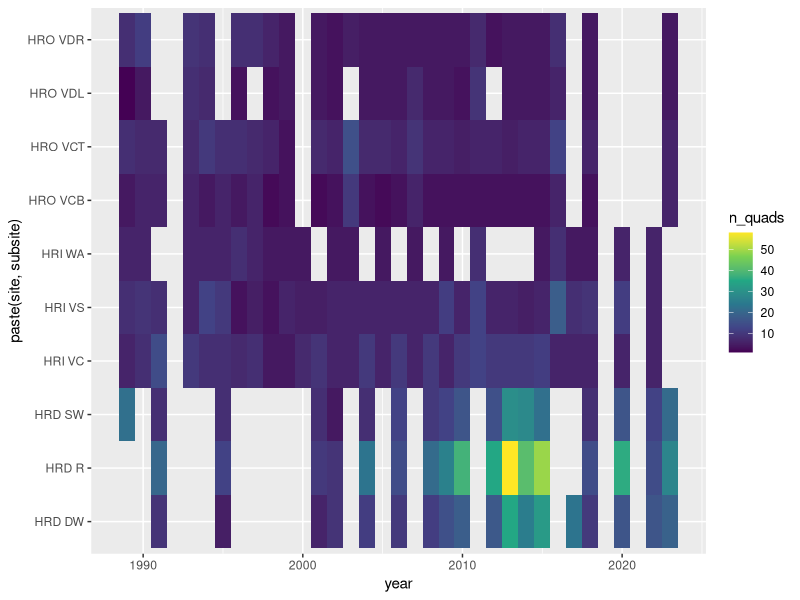
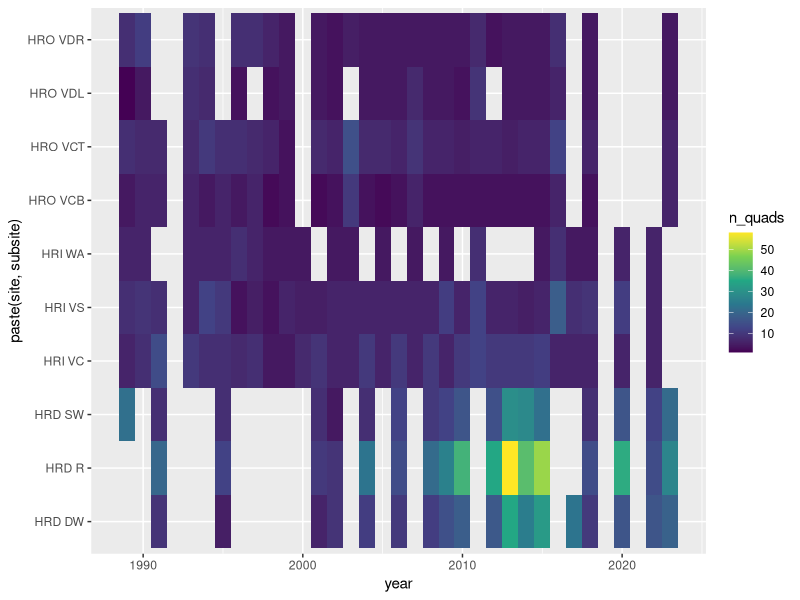
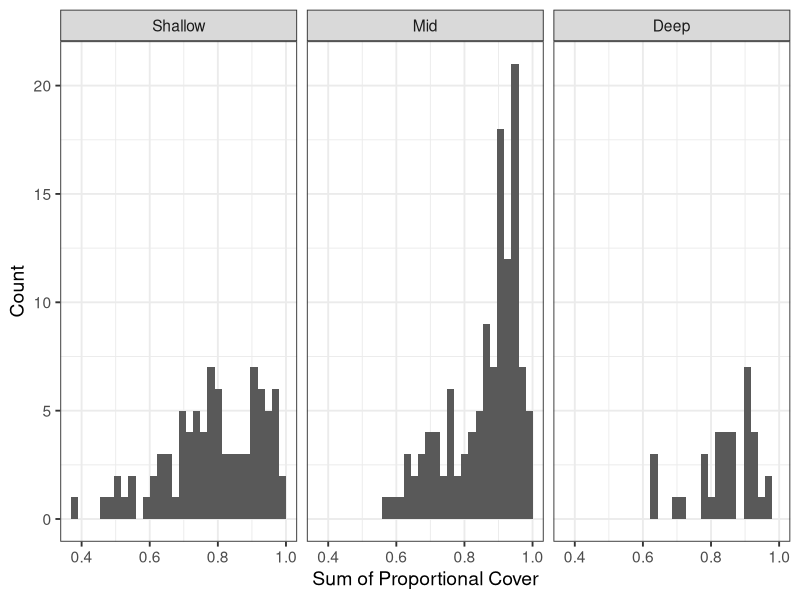
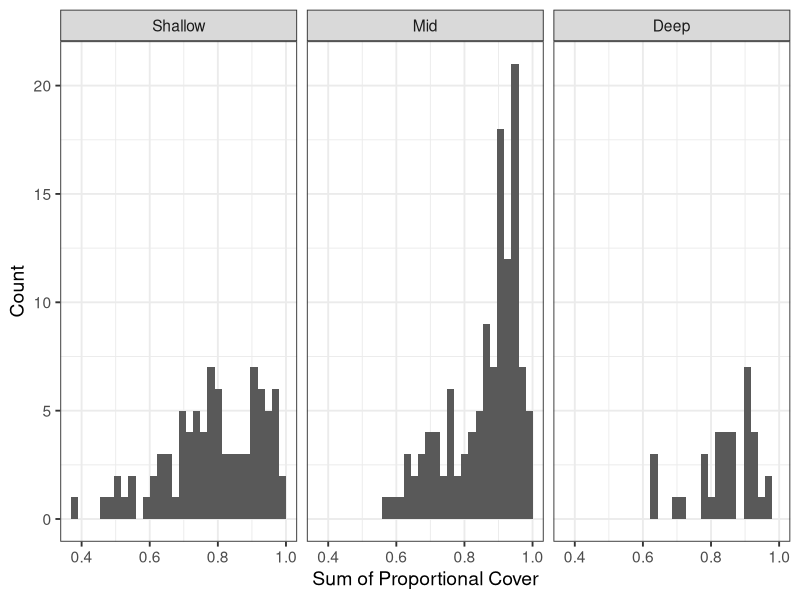

The R script that drew these images, in order:
#' ---------------------------------------------
#' Generate % Cover data from classification
#' masks done by the segmentation model
#' ---------------------------------------------

library(dplyr)
library(readr)
library(purrr)
library(glue)
library(tidyr)
library(ggplot2)

# classification data
cover_data <- read_csv("data/annotations/Photos_to_be_Annotated_coverage_18_20251028.csv") |>
  rename(image = Image) |>
  separate_wider_delim(image, "/",
                       names = c("site",
                                 "year",
                                 "depth", 
                                 "folder",
                                 "image_name"),
                       cols_remove = FALSE,
                       too_few = "debug")  |>
  filter(!is.na(year)) #some training data left in
# 
# ## hopefully temporary - classification data missing some info
# manifest_unknown <- read_csv("data/manifest_unknown_20251028.csv") |>
#   mutate(image = gsub("(^.*)/([^\\/]+$)", "\\2", image))
# 
# cover_data_na <- cover_data |> filter(is.na(year)) |>
#   select(image, class, pixels, `total pixels in image`) |>
#   left_join(manifest_unknown)
# # 
# # write_csv(tibble(image = cover_data_na |> pull(image) |> unique()),
# #                  "data/manifest_unknown.csv")
# 
# cover_data_na_na <- cover_data_na |> filter(is.na(year)) |>
#   select(image, class, pixels, `total pixels in image`)
#   select(image, class, pixels, `total pixels in image`) |>
#   separate_wider_delim(image, "-",
#                        names = c("year",
#                                  "subsite",
#                                  "site",
#                                  "image_name"),
#                        cols_remove = FALSE,
#                        too_few = "debug") |>
#   mutate(image_name = image)
# 
# cover_data_na_na <- cover_data_na |> filter(is.na(site)) |>
#   select(image, class, pixels, `total pixels in image`) |>
#   mutate(image = gsub("\\-P", "A\\-P", image),
#          image = gsub("VC\\-", "VC1AB\\-", image)
#   ) |>
#   # create metadata
#   separate_wider_regex(image,
#                        c(site = "^\\D+",
#                          month = "\\d\\d",
#                          day = "\\d\\d",
#                          year = "\\d\\d",
#                          subsite = "\\D+",
#                          quadrat = ".*[AB]|extra", # some funky quad names
#                          "\\-*",
#                          photo_id = ".+",
#                          "_masks\\.csv")
#                        ,too_few = "debug",
#                        cols_remove = FALSE
#   )  |>
#   mutate(image_name = image)
  

# cover_data_fixed <- bind_rows(
#   cover_data |> filter(is.na(year)),
#   cover_data_na |> filter(is.na(site)),
#   cover_data_na_na
# ) |>
#   select(image, class, pixels, `total pixels in image`,
#          site, year, depth) 
  
## Back to our regularly scheduled program
cover_data <- cover_data |>
  select(-folder, -image_name) |>
  mutate(depth = gsub(" .*", "", depth),#trim site name from some
         year = gsub(" .*", "", year),
         site = gsub(" ", "", site)) 
  
# new data for annotations we already did
annotated_cover_data <- read_csv("data/annotations/Annotated_photos_coverage_18_20251028.csv") |>
  rename(image = Image) |>
  rename(pixels = pixels_predicted) |>
  mutate(image = gsub("-", "\\/", image),
         image = gsub("_", "\\/", image)) |>
  separate_wider_delim(image, "/",
                       names = c("year",
                                 "site",
                                 "depth", 
                                 "image_name"),
                       too_few = "debug",
                       too_many = "merge", # some subsites and image names were split
                       cols_remove = FALSE) |>
  # For some, depths got weird
  mutate(depth = ifelse(grepl("HRDeepP", depth), "Deep", depth)) |>
  mutate(depth = gsub("HRD", "Deep", depth))|> #filename snafu
  #ok, fixed
  select(-c(image_name, image_ok, image_pieces, image_remainder)) |>
  mutate(site = ifelse(site %in% c("DW", "LR", "LRB", "DWB", "DWT", "LRT"),
                   "HRD",
                   site))

all_cover_data <- bind_rows(cover_data, annotated_cover_data) |>
  mutate(image_name = gsub(".*/", "", image)) |>
  mutate(year = as.numeric(year),
         image = gsub("^HRO \\/", "HRO\\/", image)) |>
  mutate(image = gsub("-", "\\/", image),
         image = gsub("_", "\\/", image)) 

##
# write manifest so we have it
##
# all_cover_data |>
#   group_by(image) |>
#   slice(1L) |>
#   select(site, year, depth, image) |>
#   write_csv("data/manifest_unmarked.csv")

##
# file info
##
# info about new images - and fix directory structure for match
new_image_manifest <- read_csv("data/manifest_even_more.csv") |>
  rename(image = file) |>
  mutate(image = gsub("JPG", "png", image),
         image = gsub("jpg", "png", image),
         image = gsub("^\\.\\/", "", image),
         image = gsub("^(\\d\\d\\d\\d) (HR[IO])\\/", 
                      "\\2\\/\\1 \\2\\/", image))

second_new_image_manifest <- read_csv("data/manifest_new_images_third.csv")         

manifest <- bind_rows(read_csv("data/manifest_20251023.csv"),
                      new_image_manifest,
                      second_new_image_manifest) |>
  mutate(image = gsub("^HRO \\/", "HRO\\/", image))|>
  mutate(image = gsub("-", "\\/", image),
         image = gsub("_", "\\/", image))

  

# check bad joins - should be nothing
anti_join(manifest, all_cover_data)
anti_join(all_cover_data, manifest)

cover_joined <- left_join(all_cover_data, manifest) |>
  mutate(subsite = ifelse(subsite == "VDRD", "VDR", subsite)) #typo


# see when things were sampled
cover_joined |>
  group_by(site, subsite, year) |>
  summarize(n_quads = n_distinct(image)) |>
  ggplot(
       aes(x = year, 
           y = paste(site, subsite),
           fill = n_quads)) +
  geom_tile() +
  scale_fill_viridis_c()

###
# Get correct total image pixels
# by deleting the FRM and BACK from total image pixels and then 
# filtering BACK out as we no longer need it
###
cover_joined_proportions <- cover_joined |>
  group_by(site, subsite, year, image) |>
  mutate(#BACK_pixels = ifelse(class == "BACK", pixels, 0),  BACK is non-classified species
    framer_pixels = ifelse(class == "FRM", pixels, 0),
    sediment_pixels = ifelse(class == "SED", pixels, 0),
    mobile_pixels = ifelse(class %in% c("DROE", "AST"), pixels, 0),
           total_sampled_pixels = `total pixels in image` -
           #sum(BACK_pixels) - #BACK is non-classified species
      sum(mobile_pixels) - 
      sum(sediment_pixels) - 
      sum(framer_pixels)) |>
  ungroup() |>
  filter(!(class %in% c("BACK", "DROE", "AST", "FRM", "SED"))) |>
  mutate(proportion = pixels / total_sampled_pixels)

###
# Add zeroes where needed
###

cover_joined_proportions_zeroes <- cover_joined_proportions |>
  # add zeroes
  complete(crossing(nesting(site, subsite, image,
                            depth,
                            year, 
                            image_name, total_sampled_pixels), 
                    class), 
           fill = list(pixels = 0, proportion = 0)) |>
  select(site, subsite, image,
         depth, year, class,
         proportion, pixels, total_sampled_pixels,
         image_name)

##
# expand names of classes to species
##
class_dictionary <- read_csv("data/Merged_Species_list_with_colors.csv") |>
  rename(class = CoralNetCode) |>
  rename_with(tolower)

# newclass <- tribble(
#   ~genus, ~species, ~class, ~`hex code`,
#   "Mussel", "", "MUSS", "#?????"
# )

#class_dictionary <- bind_rows(class_dictionary, newclass)

#class_dictionary[class_dictionary$class %in% clean_data$class,] |> View()

# join! by class
clean_data_joined <- 
  left_join(cover_joined_proportions_zeroes, class_dictionary) |>
  mutate(species = paste(genus, species)) |>
  select(-genus)|>
  mutate(species = gsub("NA", "", species),
         species = gsub(" $", "", species),
  )

# check for missed classes
clean_data_joined$class[which(is.na(clean_data_joined$`hex code`))] |> unique()

# see unique species
clean_data_joined |> pull(species) |> unique() |> sort()

##
# write our what species we have
##
tibble(species = clean_data_joined$species |>
         unique() |> 
         sort()) |> 
  write_csv("data/unique_species.csv")


##
# add site continuous depth info
##
site_data_dictionary <- 
  read_csv("data/Subsite_Depth_Key.csv")|>
  rename_with(tolower) |>
  rename(depth = depth_category)

aggregated_data_with_info <- 
  left_join(clean_data_joined, site_data_dictionary) 

# check and make sure we didn't miss anything
which(is.na(aggregated_data_with_info$average_depth))

# check and make sure we have at least 1 
# measurement per subsite:site in the dictionary
anti_join(site_data_dictionary, aggregated_data_with_info)

##
# swap species and clean_species
# to avoid future problems of using a "/" in species names
# which makes some functions think we are referencing another
# directory - also prep for thermal info and add a centered year
##
species_names <- read_csv("data/co_occuring_species_20251024_with_new_classes.csv") |>
  select(-coefficients_species)

aggregated_data_with_info_sp <- 
  aggregated_data_with_info |>
  left_join(species_names) |>
  select(-species) |>
  rename(species = clean_species) |>
  mutate( year = as.numeric(year),
          year_cent = year - mean(seq(min(year), max(year), by = 1)))

# check species names
aggregated_data_with_info_sp$species |> unique() |> sort()

##
# write out
##

write_csv(aggregated_data_with_info_sp, "data/substrate_data_long.csv")



##
# Create a subsite aggregated data set
##

subsite_data <- aggregated_data_with_info_sp |>
  # first, how many quads per subsite per year
  group_by(site, subsite, year, year_cent, 
           depth, average_depth) |>
  mutate (n_quads = n_distinct(image))|>
  # now calculate avg porportion
  group_by(site, subsite, year, year_cent, 
           depth, average_depth,
           class, species, gen_spp) |>
  summarize(n_quads = n_quads[1],
            proportion = sum(proportion)/n_quads[1]) |> 
  ungroup()

# check and make sure things sum to one
subsite_data |>
  group_by(site, subsite, year, year_cent, 
           depth, average_depth) |>
  summarize(total = sum(proportion)) |>
  pull(total)

# see when things were sampled
ggplot(subsite_data,
       aes(x = year, 
           y = paste(site, subsite),
           fill = n_quads)) +
  geom_tile() +
  scale_fill_viridis_c()

##
# Add thermal preference data
##
thermal_data <- read_csv("data/Occurrence_based_species_thermal_indicies_Photos_100825.csv") |>
  select(gen_spp, species_id, n_obis_rec,
         BO21_tempmax_bdmean_mean, BO21_tempmax_bdmin_mean, BO21_tempmax_bdmin_max,
         BO21_tempmax_bdmean_q5, BO21_tempmax_bdmean_q95)

subsite_data_thermal <- 
  left_join(subsite_data, thermal_data)

##
# write out
##
write_csv(subsite_data_thermal, "data/substrate_data_subsite_long.csv")


##
# cover dist
##
subsite_data_thermal |>
  group_by(site, year, subsite, depth) |>
  summarize(cover = sum(proportion)) |>
  ggplot(aes(x = cover)) +
  geom_histogram() +
  labs(x = "Sum of Proportional Cover", y = "Count") +
  facet_wrap(vars(forcats::fct_rev(depth))) +
  theme_bw(base_size = 14)

ggsave("figures/total_cover_histogram.jpg", width = 8, height = 4)
